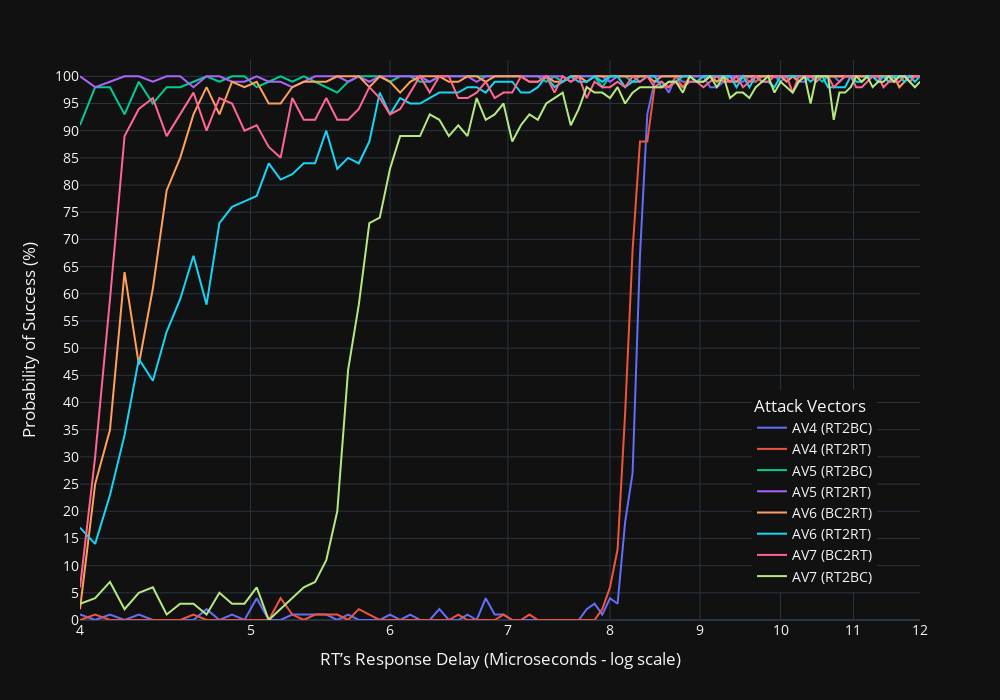

The cell this chart's notebook holds for it:
### Markdown cell above
import seaborn as sns
import matplotlib.pyplot as plt
plt.rcParams['figure.dpi'] = 150
plt.rcParams['savefig.dpi'] = 150

sns.lineplot(data=df, x='RT’s Response Delay (Microseconds)', y='Probability of Success', hue='Attack Vectors')

### Code cell
import plotly.express as px

fig = px.line(df,  x='RT’s Response Delay (Microseconds)', y='Probability of Success', color='Attack Vectors',  
              width=1000, height=700,  template="plotly_dark", log_x=True, 
            #line_shape='spline'
             )

fig.update_layout(legend=dict(
    yanchor="bottom",
    y=0.05,
    xanchor="left",
    x=0.80
))


fig.update_layout(
    yaxis = dict(
        tickmode = 'linear',
        tick0 = 0*100,
        dtick = .05*100,
        
    ),
    font=dict(
        size=14,
    ),
)
fig.update_yaxes(range=[0, 103])
fig.update_xaxes(title_text='RT’s Response Delay (Microseconds - log scale)')
fig.update_yaxes(title_text='Probability of Success (%)')

fig.show()

### Figure 1 — Plotly figure (JSON) as saved in the notebook; plotly's stock layout.template omitted (floating-point values rounded to 4 significant figures)
{"data": [{"hovertemplate": "Attack Vectors=AV4 (RT2BC)<br>RT’s Response Delay (Microseconds)=%{x}<br>Probability of Success=%{y}<extra></extra>", "legendgroup": "AV4 (RT2BC)", "line": {"color": "#636efa", "dash": "solid"}, "marker": {"symbol": "circle"}, "mode": "lines", "name": "AV4 (RT2BC)", "orientation": "v", "showlegend": true, "type": "scatter", "x": [4, 4.08, 4.16, 4.24, 4.32, 4.4, 4.48, 4.56, 4.64, 4.72, 4.8, 4.88, 4.96, 5.04, 5.12, 5.2, 5.28, 5.36, 5.44, 5.52, 5.6, 5.68, 5.76, 5.84, 5.92, 6, 6.08, 6.16, 6.24, 6.32, 6.4, 6.48, 6.56, 6.64, 6.72, 6.8, 6.88, 6.96, 7.04, 7.12, 7.2, 7.28, 7.36, 7.44, 7.52, 7.6, 7.68, 7.76, 7.84, 7.92, 8, 8.08, 8.16, 8.24, 8.32, 8.4, 8.48, 8.56, 8.64, 8.72, 8.8, 8.88, 8.96, 9.04, 9.12, 9.2, 9.28, 9.36, 9.44, 9.52, 9.6, 9.68, 9.76, 9.84, 9.92, 10, 10.08, 10.16, 10.24, 10.32, 10.4, 10.48, 10.56, 10.64, 10.72, 10.8, 10.88, 10.96, 11.04, 11.12, 11.2, 11.28, 11.36, 11.44, 11.52, 11.6, 11.68, 11.76, 11.84, 11.92, 12], "xaxis": "x", "y": [1, 0, 1, 0, 1, 0, 0, 0, 0, 2, 0, 1, 0, 4, 0, 0, 1, 1, 1, 1, 0, 1, 0, 0, 0, 1, 0, 1, 0, 0, 2, 0, 0, 1, 0, 4, 1, 1, 0, 0, 0, 0, 0, 0, 0, 0, 0, 2, 3, 1, 4, 3, 18, 27, 67, 93, 99, 99, 97, 100, 99, 99, 99, 100, 98, 98, 99, 100, 99, 99, 100, 99, 100, 100, 100, 99, 100, 100, 99, 99, 100, 100, 100, 100, 100, 99, 100, 100, 100, 100, 100, 100, 100, 100, 99, 100, 100, 100, 100, 100, 100], "yaxis": "y"}, {"hovertemplate": "Attack Vectors=AV4 (RT2RT)<br>RT’s Response Delay (Microseconds)=%{x}<br>Probability of Success=%{y}<extra></extra>", "legendgroup": "AV4 (RT2RT)", "line": {"color": "#EF553B", "dash": "solid"}, "marker": {"symbol": "circle"}, "mode": "lines", "name": "AV4 (RT2RT)", "orientation": "v", "showlegend": true, "type": "scatter", "x": [4, 4.08, 4.16, 4.24, 4.32, 4.4, 4.48, 4.56, 4.64, 4.72, 4.8, 4.88, 4.96, 5.04, 5.12, 5.2, 5.28, 5.36, 5.44, 5.52, 5.6, 5.68, 5.76, 5.84, 5.92, 6, 6.08, 6.16, 6.24, 6.32, 6.4, 6.48, 6.56, 6.64, 6.72, 6.8, 6.88, 6.96, 7.04, 7.12, 7.2, 7.28, 7.36, 7.44, 7.52, 7.6, 7.68, 7.76, 7.84, 7.92, 8, 8.08, 8.16, 8.24, 8.32, 8.4, 8.48, 8.56, 8.64, 8.72, 8.8, 8.88, 8.96, 9.04, 9.12, 9.2, 9.28, 9.36, 9.44, 9.52, 9.6, 9.68, 9.76, 9.84, 9.92, 10, 10.08, 10.16, 10.24, 10.32, 10.4, 10.48, 10.56, 10.64, 10.72, 10.8, 10.88, 10.96, 11.04, 11.12, 11.2, 11.28, 11.36, 11.44, 11.52, 11.6, 11.68, 11.76, 11.84, 11.92, 12], "xaxis": "x", "y": [0, 1, 0, 0, 0, 0, 0, 0, 1, 0, 0, 0, 0, 0, 0, 4, 1, 0, 1, 1, 1, 0, 2, 1, 0, 0, 0, 0, 0, 0, 0, 0, 1, 0, 0, 0, 0, 1, 0, 0, 1, 0, 0, 0, 0, 0, 0, 0, 0, 2, 6, 13, 38, 68, 88, 88, 98, 98, 98, 100, 98, 100, 100, 100, 100, 100, 100, 99, 100, 100, 99, 99, 100, 100, 100, 100, 100, 100, 100, 100, 100, 100, 100, 100, 100, 100, 100, 100, 100, 100, 100, 100, 100, 100, 100, 99, 100, 100, 100, 100, 100], "yaxis": "y"}, {"hovertemplate": "Attack Vectors=AV5 (RT2BC)<br>RT’s Response Delay (Microseconds)=%{x}<br>Probability of Success=%{y}<extra></extra>", "legendgroup": "AV5 (RT2BC)", "line": {"color": "#00cc96", "dash": "solid"}, "marker": {"symbol": "circle"}, "mode": "lines", "name": "AV5 (RT2BC)", "orientation": "v", "showlegend": true, "type": "scatter", "x": [4, 4.08, 4.16, 4.24, 4.32, 4.4, 4.48, 4.56, 4.64, 4.72, 4.8, 4.88, 4.96, 5.04, 5.12, 5.2, 5.28, 5.36, 5.44, 5.52, 5.6, 5.68, 5.76, 5.84, 5.92, 6, 6.08, 6.16, 6.24, 6.32, 6.4, 6.48, 6.56, 6.64, 6.72, 6.8, 6.88, 6.96, 7.04, 7.12, 7.2, 7.28, 7.36, 7.44, 7.52, 7.6, 7.68, 7.76, 7.84, 7.92, 8, 8.08, 8.16, 8.24, 8.32, 8.4, 8.48, 8.56, 8.64, 8.72, 8.8, 8.88, 8.96, 9.04, 9.12, 9.2, 9.28, 9.36, 9.44, 9.52, 9.6, 9.68, 9.76, 9.84, 9.92, 10, 10.08, 10.16, 10.24, 10.32, 10.4, 10.48, 10.56, 10.64, 10.72, 10.8, 10.88, 10.96, 11.04, 11.12, 11.2, 11.28, 11.36, 11.44, 11.52, 11.6, 11.68, 11.76, 11.84, 11.92, 12], "xaxis": "x", "y": [91, 98, 98, 93, 99, 95, 98, 98, 99, 100, 99, 100, 100, 98, 99, 100, 99, 100, 99, 98, 97, 99, 100, 100, 100, 99, 100, 100, 99, 99, 100, 100, 100, 100, 100, 100, 100, 100, 100, 100, 100, 100, 99, 100, 99, 100, 100, 100, 100, 98, 100, 100, 100, 99, 100, 100, 100, 100, 100, 100, 100, 100, 100, 100, 100, 99, 100, 100, 100, 100, 100, 100, 100, 100, 100, 100, 100, 100, 100, 100, 100, 100, 99, 100, 100, 100, 100, 100, 100, 100, 100, 100, 100, 100, 100, 100, 100, 100, 100, 100, 100], "yaxis": "y"}, {"hovertemplate": "Attack Vectors=AV5 (RT2RT)<br>RT’s Response Delay (Microseconds)=%{x}<br>Probability of Success=%{y}<extra></extra>", "legendgroup": "AV5 (RT2RT)", "line": {"color": "#ab63fa", "dash": "solid"}, "marker": {"symbol": "circle"}, "mode": "lines", "name": "AV5 (RT2RT)", "orientation": "v", "showlegend": true, "type": "scatter", "x": [4, 4.08, 4.16, 4.24, 4.32, 4.4, 4.48, 4.56, 4.64, 4.72, 4.8, 4.88, 4.96, 5.04, 5.12, 5.2, 5.28, 5.36, 5.44, 5.52, 5.6, 5.68, 5.76, 5.84, 5.92, 6, 6.08, 6.16, 6.24, 6.32, 6.4, 6.48, 6.56, 6.64, 6.72, 6.8, 6.88, 6.96, 7.04, 7.12, 7.2, 7.28, 7.36, 7.44, 7.52, 7.6, 7.68, 7.76, 7.84, 7.92, 8, 8.08, 8.16, 8.24, 8.32, 8.4, 8.48, 8.56, 8.64, 8.72, 8.8, 8.88, 8.96, 9.04, 9.12, 9.2, 9.28, 9.36, 9.44, 9.52, 9.6, 9.68, 9.76, 9.84, 9.92, 10, 10.08, 10.16, 10.24, 10.32, 10.4, 10.48, 10.56, 10.64, 10.72, 10.8, 10.88, 10.96, 11.04, 11.12, 11.2, 11.28, 11.36, 11.44, 11.52, 11.6, 11.68, 11.76, 11.84, 11.92, 12], "xaxis": "x", "y": [100, 98, 99, 100, 100, 99, 100, 100, 98, 100, 100, 99, 99, 100, 99, 99, 98, 99, 100, 100, 100, 99, 100, 99, 100, 100, 100, 100, 100, 99, 100, 100, 100, 100, 99, 100, 100, 100, 100, 100, 100, 100, 100, 100, 100, 99, 100, 100, 100, 100, 99, 100, 100, 100, 100, 100, 100, 100, 100, 100, 100, 100, 100, 100, 100, 100, 100, 100, 100, 100, 100, 100, 100, 100, 100, 100, 100, 100, 100, 100, 100, 100, 100, 100, 100, 100, 100, 100, 100, 100, 100, 100, 99, 100, 100, 100, 100, 100, 100, 100, 100], "yaxis": "y"}, {"hovertemplate": "Attack Vectors=AV6 (BC2RT)<br>RT’s Response Delay (Microseconds)=%{x}<br>Probability of Success=%{y}<extra></extra>", "legendgroup": "AV6 (BC2RT)", "line": {"color": "#FFA15A", "dash": "solid"}, "marker": {"symbol": "circle"}, "mode": "lines", "name": "AV6 (BC2RT)", "orientation": "v", "showlegend": true, "type": "scatter", "x": [4, 4.08, 4.16, 4.24, 4.32, 4.4, 4.48, 4.56, 4.64, 4.72, 4.8, 4.88, 4.96, 5.04, 5.12, 5.2, 5.28, 5.36, 5.44, 5.52, 5.6, 5.68, 5.76, 5.84, 5.92, 6, 6.08, 6.16, 6.24, 6.32, 6.4, 6.48, 6.56, 6.64, 6.72, 6.8, 6.88, 6.96, 7.04, 7.12, 7.2, 7.28, 7.36, 7.44, 7.52, 7.6, 7.68, 7.76, 7.84, 7.92, 8, 8.08, 8.16, 8.24, 8.32, 8.4, 8.48, 8.56, 8.64, 8.72, 8.8, 8.88, 8.96, 9.04, 9.12, 9.2, 9.28, 9.36, 9.44, 9.52, 9.6, 9.68, 9.76, 9.84, 9.92, 10, 10.08, 10.16, 10.24, 10.32, 10.4, 10.48, 10.56, 10.64, 10.72, 10.8, 10.88, 10.96, 11.04, 11.12, 11.2, 11.28, 11.36, 11.44, 11.52, 11.6, 11.68, 11.76, 11.84, 11.92, 12], "xaxis": "x", "y": [2, 25, 35, 64, 47, 61, 79, 85, 93, 98, 93, 99, 98, 99, 95, 95, 98, 99, 99, 99, 100, 100, 100, 98, 100, 99, 97, 99, 100, 100, 100, 99, 99, 100, 100, 99, 100, 100, 100, 100, 99, 99, 100, 99, 99, 100, 100, 99, 100, 100, 100, 100, 100, 100, 100, 100, 99, 100, 100, 100, 100, 100, 99, 99, 100, 99, 100, 99, 99, 100, 100, 100, 100, 100, 100, 100, 99, 100, 99, 100, 100, 100, 100, 100, 100, 100, 100, 100, 100, 100, 100, 100, 100, 100, 100, 100, 98, 99, 100, 100, 100], "yaxis": "y"}, {"hovertemplate": "Attack Vectors=AV6 (RT2RT)<br>RT’s Response Delay (Microseconds)=%{x}<br>Probability of Success=%{y}<extra></extra>", "legendgroup": "AV6 (RT2RT)", "line": {"color": "#19d3f3", "dash": "solid"}, "marker": {"symbol": "circle"}, "mode": "lines", "name": "AV6 (RT2RT)", "orientation": "v", "showlegend": true, "type": "scatter", "x": [4, 4.08, 4.16, 4.24, 4.32, 4.4, 4.48, 4.56, 4.64, 4.72, 4.8, 4.88, 4.96, 5.04, 5.12, 5.2, 5.28, 5.36, 5.44, 5.52, 5.6, 5.68, 5.76, 5.84, 5.92, 6, 6.08, 6.16, 6.24, 6.32, 6.4, 6.48, 6.56, 6.64, 6.72, 6.8, 6.88, 6.96, 7.04, 7.12, 7.2, 7.28, 7.36, 7.44, 7.52, 7.6, 7.68, 7.76, 7.84, 7.92, 8, 8.08, 8.16, 8.24, 8.32, 8.4, 8.48, 8.56, 8.64, 8.72, 8.8, 8.88, 8.96, 9.04, 9.12, 9.2, 9.28, 9.36, 9.44, 9.52, 9.6, 9.68, 9.76, 9.84, 9.92, 10, 10.08, 10.16, 10.24, 10.32, 10.4, 10.48, 10.56, 10.64, 10.72, 10.8, 10.88, 10.96, 11.04, 11.12, 11.2, 11.28, 11.36, 11.44, 11.52, 11.6, 11.68, 11.76, 11.84, 11.92, 12], "xaxis": "x", "y": [17, 14.0, 23, 34, 48, 44, 53, 59, 67, 58.0, 73, 76, 77, 78, 84, 81, 82, 84, 84, 90, 83, 85, 84, 88, 97, 93, 96, 95, 95, 96, 97, 97, 97, 98, 98, 97, 99, 99, 99, 97, 97, 98, 100, 98, 99, 100, 99, 99, 100, 99, 100, 100, 98, 99, 99, 100, 100, 98, 99, 99, 100, 100, 99, 100, 100, 100, 100, 100, 98, 100, 98, 100, 99, 99, 98, 100, 100, 100, 100, 100, 99, 100, 100, 98, 98, 98, 98, 100, 99, 99, 100, 100, 99, 100, 99, 100, 100, 99, 100, 99, 100], "yaxis": "y"}, {"hovertemplate": "Attack Vectors=AV7 (BC2RT)<br>RT’s Response Delay (Microseconds)=%{x}<br>Probability of Success=%{y}<extra></extra>", "legendgroup": "AV7 (BC2RT)", "line": {"color": "#FF6692", "dash": "solid"}, "marker": {"symbol": "circle"}, "mode": "lines", "name": "AV7 (BC2RT)", "orientation": "v", "showlegend": true, "type": "scatter", "x": [4, 4.08, 4.16, 4.24, 4.32, 4.4, 4.48, 4.56, 4.64, 4.72, 4.8, 4.88, 4.96, 5.04, 5.12, 5.2, 5.28, 5.36, 5.44, 5.52, 5.6, 5.68, 5.76, 5.84, 5.92, 6, 6.08, 6.16, 6.24, 6.32, 6.4, 6.48, 6.56, 6.64, 6.72, 6.8, 6.88, 6.96, 7.04, 7.12, 7.2, 7.28, 7.36, 7.44, 7.52, 7.6, 7.68, 7.76, 7.84, 7.92, 8, 8.08, 8.16, 8.24, 8.32, 8.4, 8.48, 8.56, 8.64, 8.72, 8.8, 8.88, 8.96, 9.04, 9.12, 9.2, 9.28, 9.36, 9.44, 9.52, 9.6, 9.68, 9.76, 9.84, 9.92, 10, 10.08, 10.16, 10.24, 10.32, 10.4, 10.48, 10.56, 10.64, 10.72, 10.8, 10.88, 10.96, 11.04, 11.12, 11.2, 11.28, 11.36, 11.44, 11.52, 11.6, 11.68, 11.76, 11.84, 11.92, 12], "xaxis": "x", "y": [6, 30, 59, 89, 94, 96, 89, 93, 97, 90, 96, 95, 90, 91, 87, 85, 96, 92, 92, 96, 92, 92, 94, 98, 96, 93, 94, 97, 100, 97, 100, 100, 96, 96, 97, 99, 96, 97, 97, 100, 99, 99, 100, 97, 100, 99, 100, 96, 99, 98, 98, 99, 98, 100, 99, 100, 98, 99, 98, 99, 98, 99, 99, 98, 99, 100, 99, 99, 100, 98, 99, 100, 99, 99, 100, 100, 100, 97, 100, 100, 100, 99, 100, 100, 98, 99, 100, 100, 98, 98, 99, 100, 100, 98, 99, 99, 99, 100, 99, 100, 100], "yaxis": "y"}, {"hovertemplate": "Attack Vectors=AV7 (RT2BC)<br>RT’s Response Delay (Microseconds)=%{x}<br>Probability of Success=%{y}<extra></extra>", "legendgroup": "AV7 (RT2BC)", "line": {"color": "#B6E880", "dash": "solid"}, "marker": {"symbol": "circle"}, "mode": "lines", "name": "AV7 (RT2BC)", "orientation": "v", "showlegend": true, "type": "scatter", "x": [4, 4.08, 4.16, 4.24, 4.32, 4.4, 4.48, 4.56, 4.64, 4.72, 4.8, 4.88, 4.96, 5.04, 5.12, 5.2, 5.28, 5.36, 5.44, 5.52, 5.6, 5.68, 5.76, 5.84, 5.92, 6, 6.08, 6.16, 6.24, 6.32, 6.4, 6.48, 6.56, 6.64, 6.72, 6.8, 6.88, 6.96, 7.04, 7.12, 7.2, 7.28, 7.36, 7.44, 7.52, 7.6, 7.68, 7.76, 7.84, 7.92, 8, 8.08, 8.16, 8.24, 8.32, 8.4, 8.48, 8.56, 8.64, 8.72, 8.8, 8.88, 8.96, 9.04, 9.12, 9.2, 9.28, 9.36, 9.44, 9.52, 9.6, 9.68, 9.76, 9.84, 9.92, 10, 10.08, 10.16, 10.24, 10.32, 10.4, 10.48, 10.56, 10.64, 10.72, 10.8, 10.88, 10.96, 11.04, 11.12, 11.2, 11.28, 11.36, 11.44, 11.52, 11.6, 11.68, 11.76, 11.84, 11.92, 12], "xaxis": "x", "y": [3, 4, 7.0, 2, 5, 6, 1, 3, 3, 1, 5, 3, 3, 6, 0, 2, 4, 6, 7.0, 11, 20, 46, 58.0, 73, 74, 83, 89, 89, 89, 93, 92, 89, 91, 89, 96, 92, 93, 95, 88, 91, 93, 92, 95, 96, 97, 91, 94, 98, 97, 97, 96, 98, 95, 97, 98, 98, 98, 98, 99, 99, 97, 100, 99, 99, 100, 98, 100, 96, 97, 97, 96, 98, 99, 100, 97, 99, 98, 97, 99, 100, 95, 100, 100, 100, 92, 97, 97, 98, 100, 99, 100, 98, 99, 99, 100, 99, 100, 100, 99, 98, 99], "yaxis": "y"}], "layout": {"font": {"size": 14}, "height": 700, "legend": {"title": {"text": "Attack Vectors"}, "tracegroupgap": 0, "x": 0.8, "xanchor": "left", "y": 0.05, "yanchor": "bottom"}, "margin": {"t": 60}, "width": 1000, "xaxis": {"anchor": "y", "autorange": true, "domain": [0, 1], "range": [0.6021, 1.079], "title": {"text": "RT’s Response Delay (Microseconds - log scale)"}, "type": "log"}, "yaxis": {"anchor": "x", "domain": [0, 1], "dtick": 5, "range": [0, 103], "tick0": 0, "tickmode": "linear", "title": {"text": "Probability of Success (%)"}, "type": "linear"}}}
